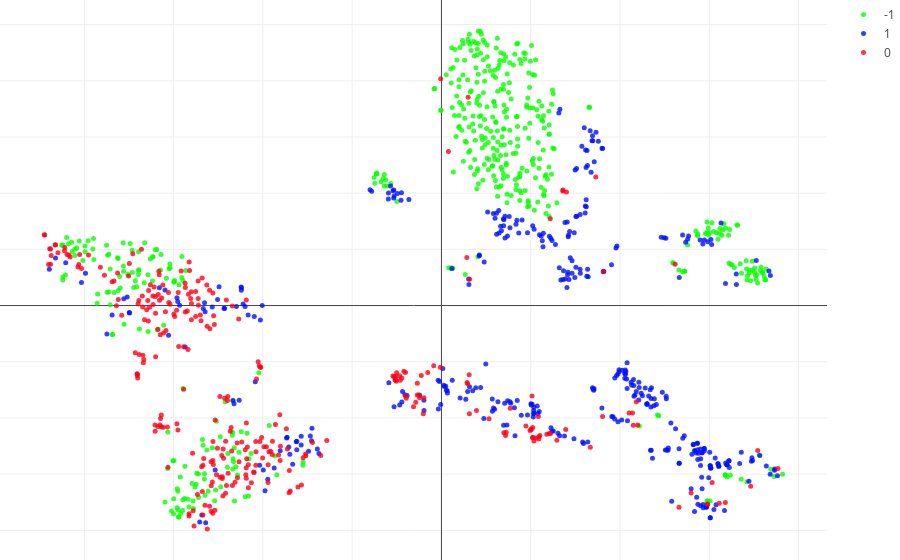

Source (notebook cell):
### Code cell
tsne(dfMec)

### Figure 1 — Plotly figure (JSON) as saved in the notebook; plotly's stock layout.template omitted (floating-point values rounded to 4 significant figures; data arrays with more than 128 entries replaced by an {"elided": "..."} marker saying what was removed)
{"data": [{"marker": {"color": "rgb(7,255,0)", "opacity": 0.8, "size": 5}, "mode": "markers", "name": "-1", "type": "scatter", "uid": "179df572-744f-44aa-a63e-b41f412cdde7", "x": {"elided": "501 float values"}, "y": {"elided": "501 float values"}}, {"marker": {"color": "rgb(0,15,255)", "opacity": 0.8, "size": 5}, "mode": "markers", "name": "1", "type": "scatter", "uid": "1815cf7f-2024-4575-9cc4-7be9b6a8dd8e", "x": {"elided": "398 float values"}, "y": {"elided": "398 float values"}}, {"marker": {"color": "rgb(255,0,23)", "opacity": 0.8, "size": 5}, "mode": "markers", "name": "0", "type": "scatter", "uid": "4c03a140-5c1d-48fd-b383-88a4b05508d8", "x": {"elided": "306 float values"}, "y": {"elided": "306 float values"}}], "layout": {"margin": {"b": 0, "l": 0, "r": 0, "t": 0}}}
